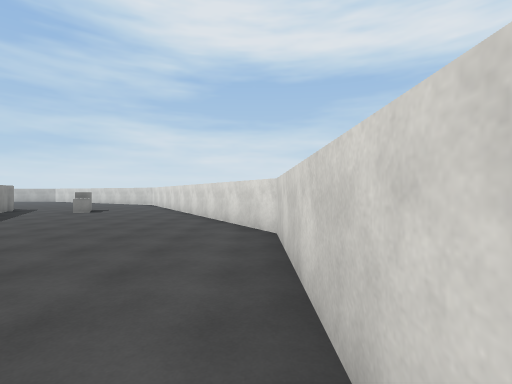
View 1 (above)

16 first-person views from a walk through a Unity game level. The camera is 1.5 m above the floor, looks level and sees 85° across. The floor is counted in squares, 2 m on a side. Each view is taken from the middle of a square. On the plan, view 1 faces up. The plan holds only what a view shows up to about 10 squares ahead; the rest is blank. The place goes on beyond the plan. Surface patterns are stand-ins for the level's own textures.

View 2
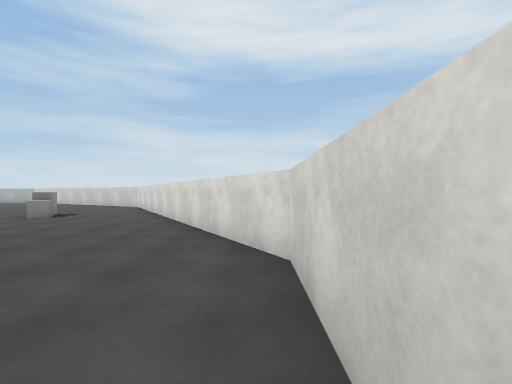

View 3
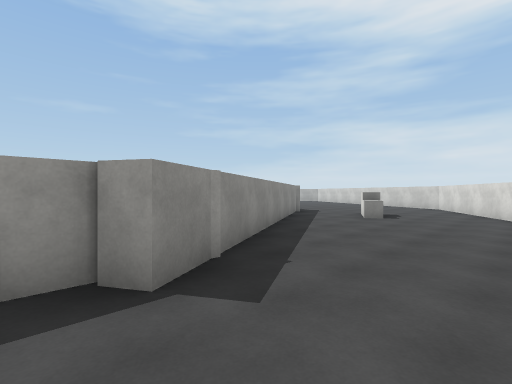

View 4
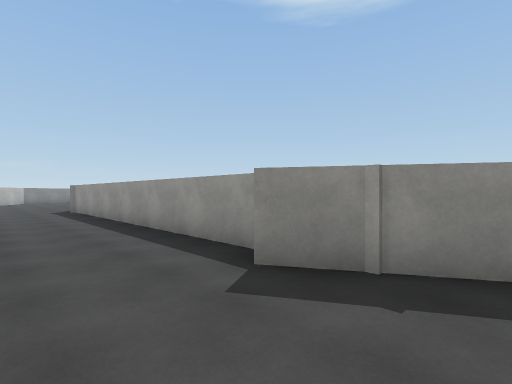

View 5
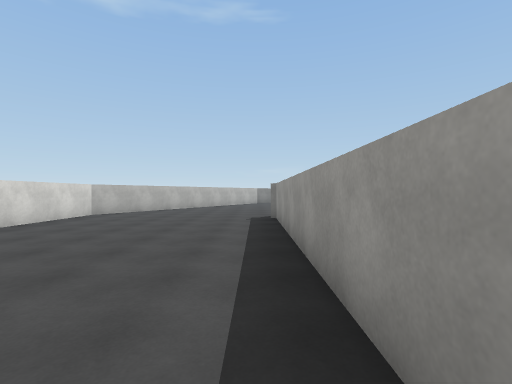

View 6
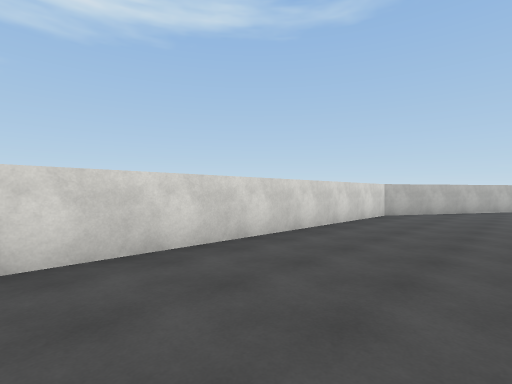

View 7
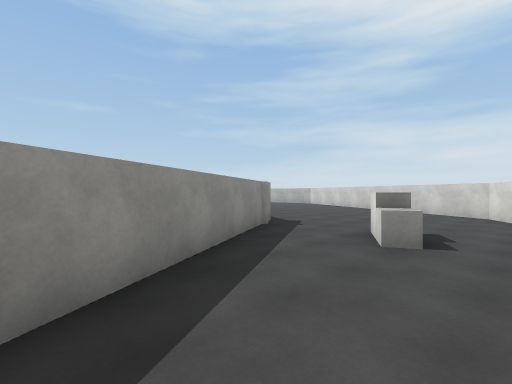

View 8
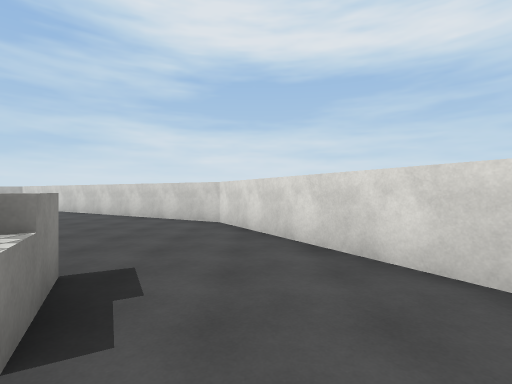

View 9
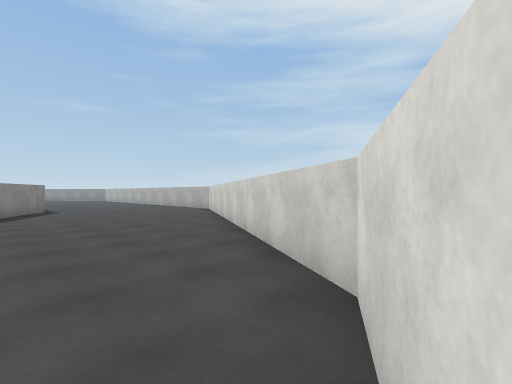

View 10
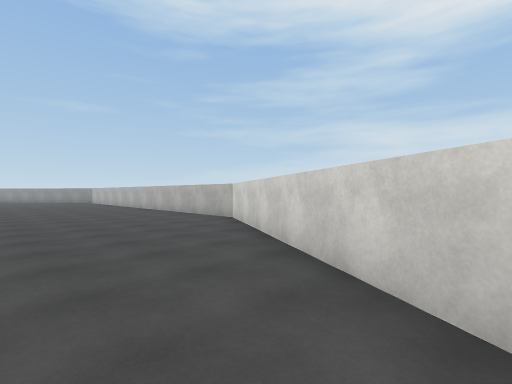

View 11
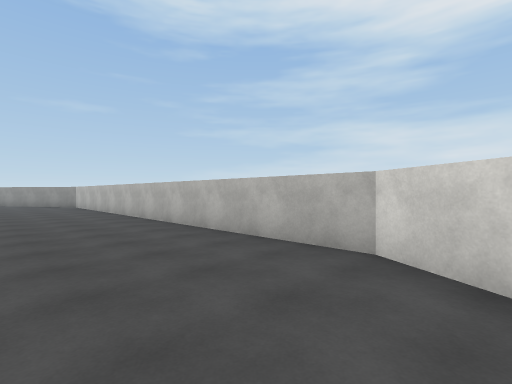

View 12
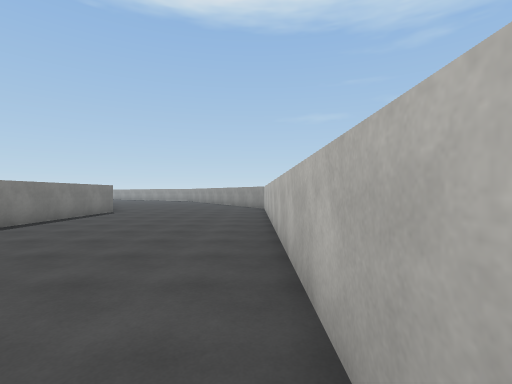

View 13
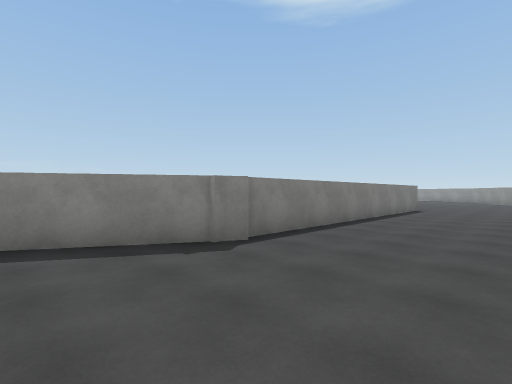

View 14
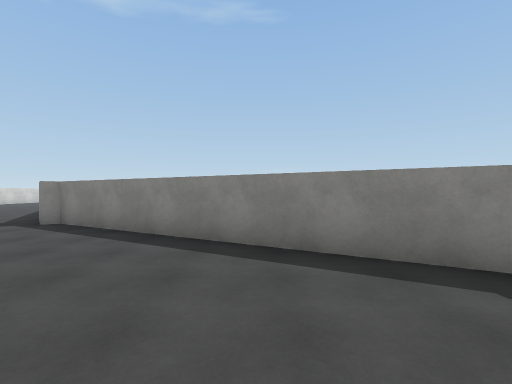

View 15
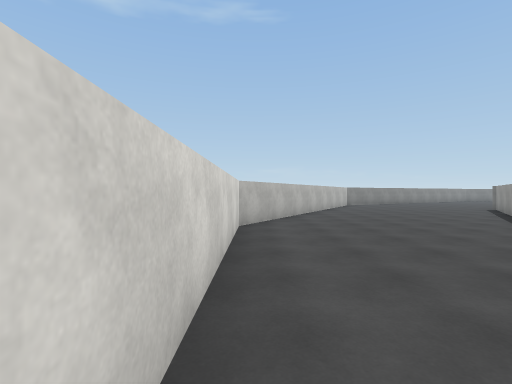

View 16
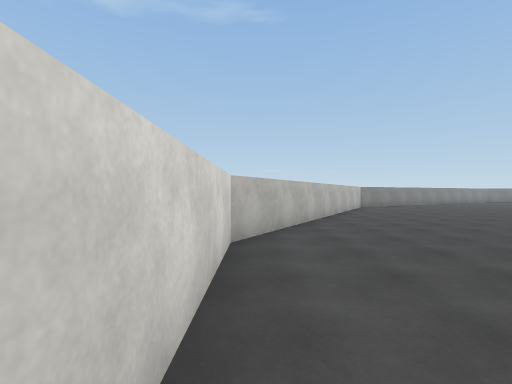

### Floor plan
Points are (right, up) in squares from view 1. A wall is a line through its corners. A room is listed if a view was taken in it or the views show most of it. See-through windows are left out.
Room 1 (views 1, 2, 3, 4, 5, 6, 7, 8, 9, 10, 11, 12, 13, 14, 15, 16)
walls: (-9.6, 10.8) (-5, 2.9) (-5.6, 2.6) (-5.6, -6.8); (-18.1, 15.8) (-10.4, 11.4) (-10, 11.6); (-25.5, 15.6) (-18.1, 15.6); (-8, -10.7) (-8.8, -11.9); (-2.1, -12.5) (0.4, -8.1) (0.4, 5.1) (-5.9, 15.9) (-15.3, 21.4) (-25, 21.4)
objects: other object (-7, 10) to (-6, 11)

Where each view was taken, in squares from view 1:
view 1: 0 up, 0 right, facing up
view 2: 2 up, 0 right, facing up
view 3: 2 up, 3 left, facing up-left
view 4: 5 up, 3 left, facing down-left
view 5: 1 up, 5 left, facing down
view 6: 1 up, 3 left, facing down-right
view 7: 6 up, 5 left, facing up-left
view 8: 9 up, 5 left, facing up
view 9: 14 up, 5 left, facing up-left
view 10: 16 up, 9 left, facing up-left
view 11: 18 up, 14 left, facing up-left
view 12: 21 up, 17 left, facing left
view 13: 19 up, 15 left, facing down-left
view 14: 18 up, 15 left, facing down
view 15: 2 down, 0 right, facing down
view 16: 4 down, 0 right, facing down
